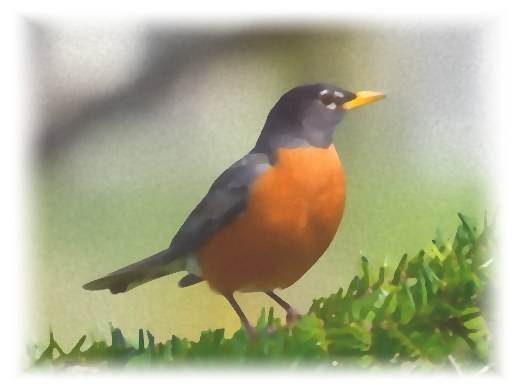
#> input picture watercolors/American_Robin.jpg, 520 x 390 px
$ python -i fetch_sketches.py   (imports and definitions only)
#> lines starting #> are read from the running program, lines starting #| are printed output that depends on the picture
#> further down, picture is the input picture: PIL image 520x390 RGB; mean R, G, B 175.5, 175.7, 146.4
#!/usr/bin/env python3
"""Fetch a Wikipedia photo for each species and render it as a pencil sketch.

Sketches are cached as small PNGs in sketches/ (committed, so they sync across
machines) and embedded into the landing page. Requires network access the first
time a species is seen; cached sketches are reused thereafter.

Usage:
    fetch_sketches.py [--force]   # --force re-fetches even if cached
"""
import argparse
import io
import os
import sys

import catalog_clips as cc
from analyze_recording import load_catalog, CATALOG_PATH

UA = ("BirdSongCatalog/1.0 (personal bird-ID project; "
      "contact jimmy.eck.ai@gmail.com)")
SKETCH_WIDTH = 360


# [13 lines left out: function wikipedia_image_url, not called in this run]


def pencil_sketch(img):
    """Convert a PIL image into a grayscale pencil sketch on white."""
    import numpy as np
    from PIL import Image, ImageFilter, ImageOps

    img = img.convert("RGB")
    w, h = img.size
#> w = 520; h = 390
    img = img.resize((SKETCH_WIDTH, max(1, int(h * SKETCH_WIDTH / w))))
    gray = ImageOps.grayscale(img)
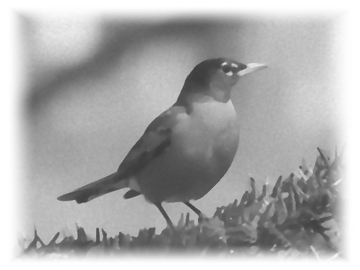
#> gray: PIL image 360x270 L; min 58, max 255, mean 172.3
    inv = ImageOps.invert(gray)
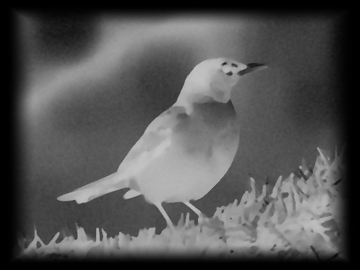
#> inv: PIL image 360x270 L; min 0, max 197, mean 82.7
    blur = inv.filter(ImageFilter.GaussianBlur(6))
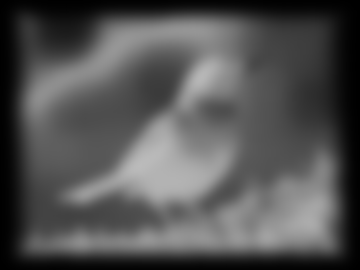
#> blur: PIL image 360x270 L; min 0, max 187, mean 82.7
    g = np.asarray(gray, dtype=np.float32)
    b = np.asarray(blur, dtype=np.float32)
    dodge = np.where(b >= 255, 255, np.minimum(255, g * 255.0 / (255.0 - b)))
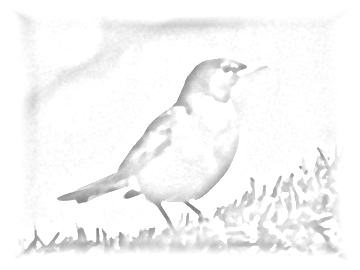
#> dodge: shape (270, 360) float32; min 123.6, max 255, mean 247
    sk = Image.fromarray(dodge.astype("uint8"))
    return ImageOps.autocontrast(sk, cutoff=1)
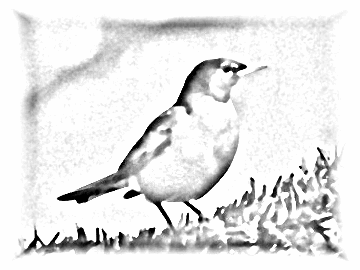
#> returned value: PIL image 360x270 L; min 0, max 254, mean 229.6


# [43 lines left out: function main, not called in this run]


# [2 lines not run here, left out]

>>> from PIL import Image
>>> picture = Image.open('watercolors/American_Robin.jpg')
>>> result = pencil_sketch(picture)

$ run again, on watercolors/Blue_Jay.jpg
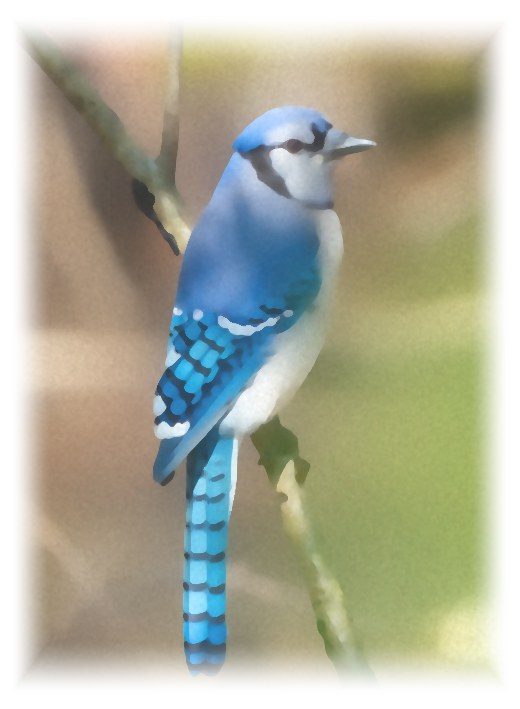
#> input picture watercolors/Blue_Jay.jpg, 520 x 709 px
#> picture is the input picture: PIL image 520x709 RGB; mean R, G, B 174.1, 175, 156.1
#> in pencil_sketch, `blur = inv.filter(ImageFilter.GaussianBlur(6))`:
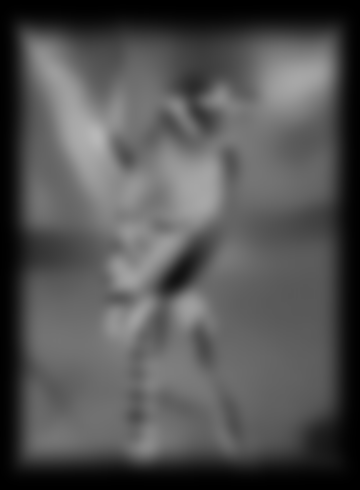
#> blur: PIL image 360x490 L; min 0, max 183, mean 82.4
#> in pencil_sketch, `return ImageOps.autocontrast(sk, cutoff=1)`:
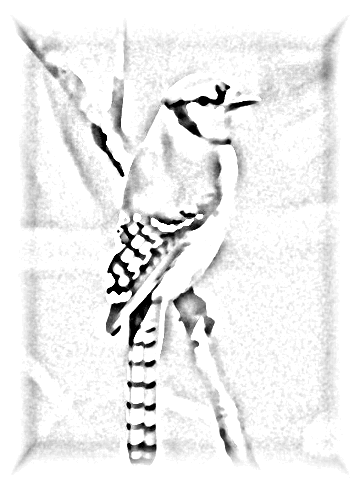
#> returned value: PIL image 360x490 L; min 0, max 255, mean 237.5

$ run again, on watercolors/Cedar_Waxwing.jpg
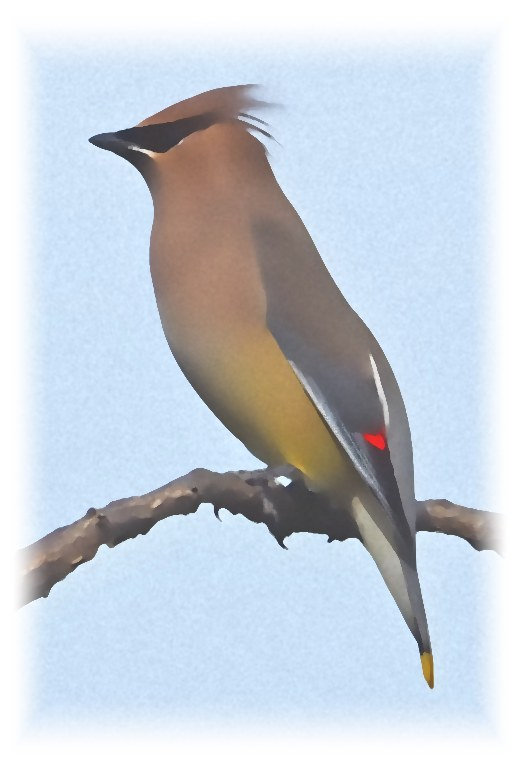
#> input picture watercolors/Cedar_Waxwing.jpg, 520 x 770 px
#> picture is the input picture: PIL image 520x770 RGB; mean R, G, B 199.2, 207.5, 217.2
#> in pencil_sketch, `blur = inv.filter(ImageFilter.GaussianBlur(6))`:
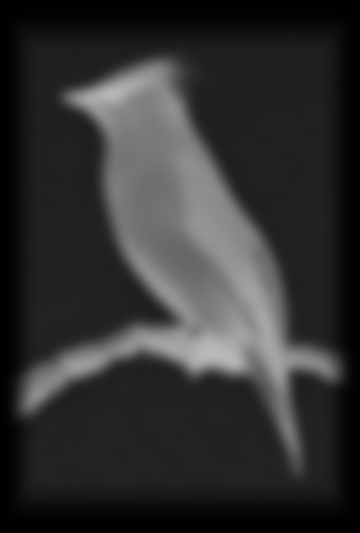
#> blur: PIL image 360x533 L; min 0, max 186, mean 48.9
#> in pencil_sketch, `return ImageOps.autocontrast(sk, cutoff=1)`:
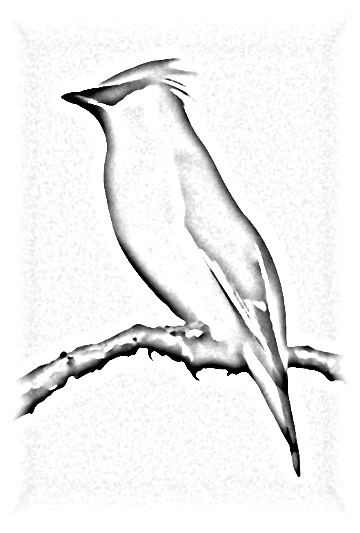
#> returned value: PIL image 360x533 L; min 0, max 255, mean 239.4

$ run again, on watercolors/Dark-eyed_Junco.jpg
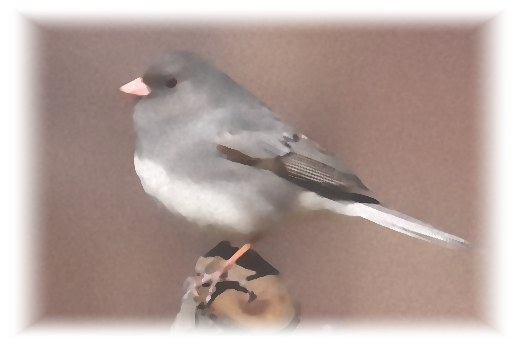
#> input picture watercolors/Dark-eyed_Junco.jpg, 520 x 346 px
#> picture is the input picture: PIL image 520x346 RGB; mean R, G, B 179.9, 162, 156.2
#> in pencil_sketch, `blur = inv.filter(ImageFilter.GaussianBlur(6))`:
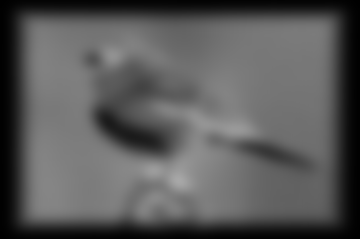
#> blur: PIL image 360x239 L; min 0, max 168, mean 88.2
#> in pencil_sketch, `return ImageOps.autocontrast(sk, cutoff=1)`:
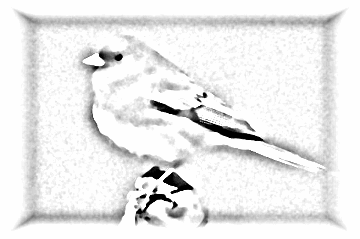
#> returned value: PIL image 360x239 L; min 0, max 254, mean 234.9
